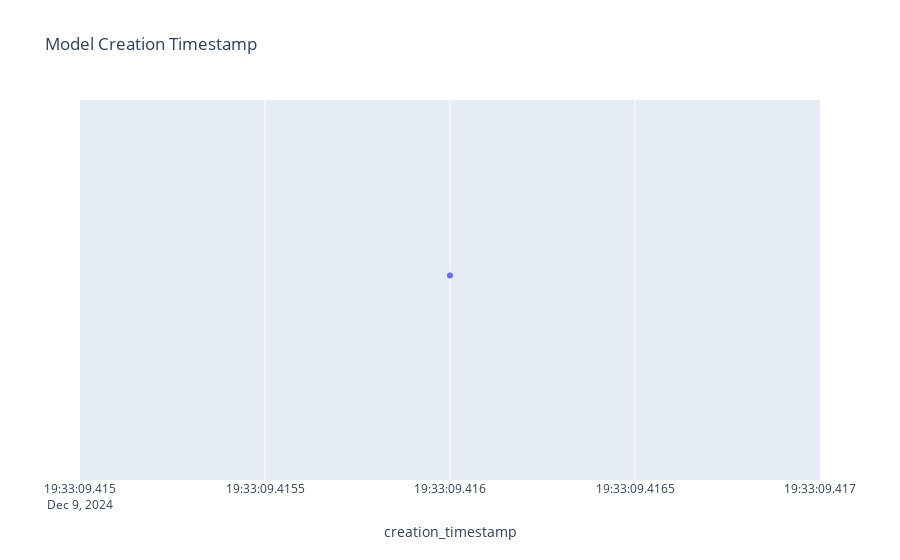

The code cell stored with this chart in its notebook:
### Code cell
px.strip(
    models,
    x="creation_timestamp",
    hover_name="name",
    hover_data=models.columns,
    title="Model Creation Timestamp",
)

### Figure 1 — Plotly figure (JSON) as saved in the notebook; plotly's stock layout.template omitted (floating-point values rounded to 4 significant figures)
{"data": [{"alignmentgroup": "True", "boxpoints": "all", "customdata": [[{"Champion": "3"}, "", "2024-12-09T21:26:06.439000", "bikes", {}]], "fillcolor": "rgba(255,255,255,0)", "hoveron": "points", "hovertemplate": "<b>%{hovertext}</b><br><br>creation_timestamp=%{x}<br>aliases=%{customdata[0]}<br>description=%{customdata[1]}<br>last_updated_timestamp=%{customdata[2]}<br>name=%{customdata[3]}<br>tags=%{customdata[4]}<extra></extra>", "hovertext": ["bikes"], "legendgroup": "", "line": {"color": "rgba(255,255,255,0)"}, "marker": {"color": "#636efa"}, "name": "", "offsetgroup": "", "orientation": "h", "pointpos": 0, "showlegend": false, "type": "box", "x": ["2024-12-09T19:33:09.416000"], "x0": " ", "xaxis": "x", "y0": " ", "yaxis": "y"}], "layout": {"boxmode": "group", "legend": {"tracegroupgap": 0}, "title": {"text": "Model Creation Timestamp"}, "xaxis": {"anchor": "y", "domain": [0, 1], "title": {"text": "creation_timestamp"}}, "yaxis": {"anchor": "x", "domain": [0, 1]}}}
